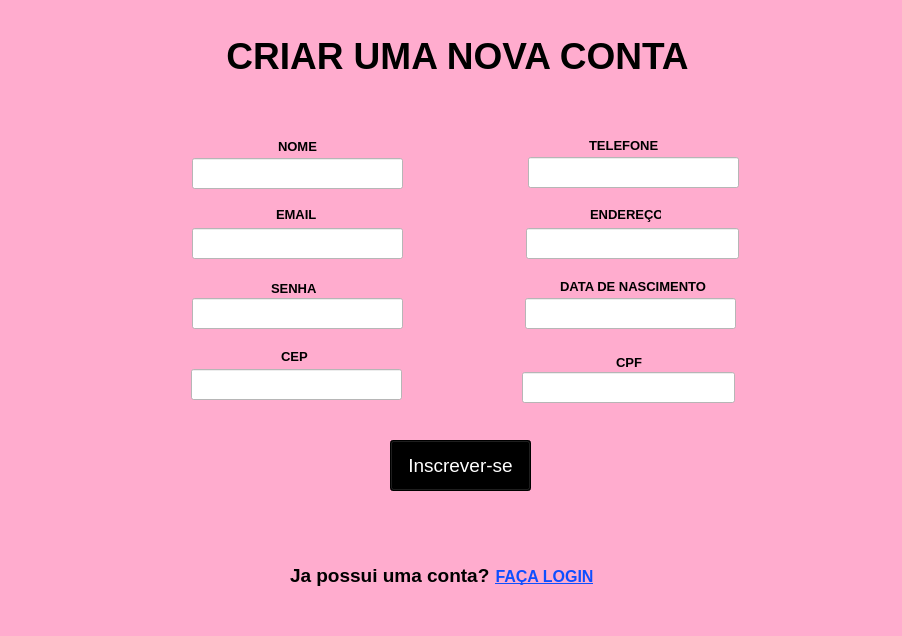
<?xml version="1.0" encoding="UTF-8"?>
<ui version="4.0">
 <class>Form</class>
 <widget class="QWidget" name="Form">
  <property name="geometry">
   <rect>
    <x>0</x>
    <y>0</y>
    <width>902</width>
    <height>636</height>
   </rect>
  </property>
  <property name="windowTitle">
   <string>CADASTRO</string>
  </property>
  <property name="windowIcon">
   <iconset>
    <normaloff>iMAGENs/2-removebg-preview.png</normaloff>iMAGENs/2-removebg-preview.png</iconset>
  </property>
  <property name="styleSheet">
   <string notr="true">background-color: rgb(255, 172, 206);</string>
  </property>
  <widget class="QLabel" name="label_5">
   <property name="geometry">
    <rect>
     <x>276</x>
     <y>208</y>
     <width>47</width>
     <height>13</height>
    </rect>
   </property>
   <property name="font">
    <font>
     <family>Arial</family>
     <pointsize>10</pointsize>
     <weight>75</weight>
     <bold>true</bold>
    </font>
   </property>
   <property name="text">
    <string>EMAIL</string>
   </property>
  </widget>
  <widget class="QLineEdit" name="cpf">
   <property name="geometry">
    <rect>
     <x>522</x>
     <y>372</y>
     <width>213</width>
     <height>31</height>
    </rect>
   </property>
   <property name="styleSheet">
    <string notr="true">background-color: rgb(255, 255, 255);</string>
   </property>
   <property name="alignment">
    <set>Qt::AlignCenter</set>
   </property>
  </widget>
  <widget class="QLabel" name="label_8">
   <property name="geometry">
    <rect>
     <x>281</x>
     <y>350</y>
     <width>47</width>
     <height>13</height>
    </rect>
   </property>
   <property name="font">
    <font>
     <family>Arial</family>
     <pointsize>10</pointsize>
     <weight>75</weight>
     <bold>true</bold>
    </font>
   </property>
   <property name="text">
    <string>CEP</string>
   </property>
  </widget>
  <widget class="QLineEdit" name="nasc">
   <property name="geometry">
    <rect>
     <x>525</x>
     <y>298</y>
     <width>211</width>
     <height>31</height>
    </rect>
   </property>
   <property name="styleSheet">
    <string notr="true">background-color: rgb(255, 255, 255);</string>
   </property>
   <property name="alignment">
    <set>Qt::AlignCenter</set>
   </property>
  </widget>
  <widget class="QLabel" name="label_7">
   <property name="geometry">
    <rect>
     <x>616</x>
     <y>356</y>
     <width>47</width>
     <height>13</height>
    </rect>
   </property>
   <property name="font">
    <font>
     <family>Arial</family>
     <pointsize>10</pointsize>
     <weight>75</weight>
     <bold>true</bold>
    </font>
   </property>
   <property name="text">
    <string>CPF</string>
   </property>
  </widget>
  <widget class="QLineEdit" name="telefone">
   <property name="geometry">
    <rect>
     <x>528</x>
     <y>157</y>
     <width>211</width>
     <height>31</height>
    </rect>
   </property>
   <property name="styleSheet">
    <string notr="true">background-color: rgb(255, 255, 255);</string>
   </property>
   <property name="alignment">
    <set>Qt::AlignCenter</set>
   </property>
  </widget>
  <widget class="QLabel" name="label_2">
   <property name="geometry">
    <rect>
     <x>50</x>
     <y>470</y>
     <width>161</width>
     <height>151</height>
    </rect>
   </property>
   <property name="text">
    <string/>
   </property>
   <property name="pixmap">
    <pixmap>iMAGENs/2-removebg-preview.png</pixmap>
   </property>
   <property name="scaledContents">
    <bool>true</bool>
   </property>
  </widget>
  <widget class="QLabel" name="label_9">
   <property name="geometry">
    <rect>
     <x>560</x>
     <y>278</y>
     <width>171</width>
     <height>16</height>
    </rect>
   </property>
   <property name="font">
    <font>
     <family>Arial</family>
     <pointsize>10</pointsize>
     <weight>75</weight>
     <bold>true</bold>
    </font>
   </property>
   <property name="text">
    <string>DATA DE NASCIMENTO</string>
   </property>
  </widget>
  <widget class="QPushButton" name="inscrevase">
   <property name="geometry">
    <rect>
     <x>390</x>
     <y>440</y>
     <width>141</width>
     <height>51</height>
    </rect>
   </property>
   <property name="font">
    <font>
     <pointsize>14</pointsize>
    </font>
   </property>
   <property name="whatsThis">
    <string>&lt;html&gt;&lt;head/&gt;&lt;body&gt;&lt;p&gt;BUTAO&lt;/p&gt;&lt;/body&gt;&lt;/html&gt;</string>
   </property>
   <property name="styleSheet">
    <string notr="true">background-color: rgb(0, 0, 0);
color: rgb(255, 255, 255);</string>
   </property>
   <property name="text">
    <string>Inscrever-se</string>
   </property>
  </widget>
  <widget class="QLabel" name="label_4">
   <property name="geometry">
    <rect>
     <x>278</x>
     <y>140</y>
     <width>47</width>
     <height>13</height>
    </rect>
   </property>
   <property name="font">
    <font>
     <family>Arial</family>
     <pointsize>10</pointsize>
     <weight>75</weight>
     <bold>true</bold>
    </font>
   </property>
   <property name="text">
    <string>NOME</string>
   </property>
  </widget>
  <widget class="QLineEdit" name="email">
   <property name="geometry">
    <rect>
     <x>192</x>
     <y>228</y>
     <width>211</width>
     <height>31</height>
    </rect>
   </property>
   <property name="styleSheet">
    <string notr="true">background-color: rgb(255, 255, 255);</string>
   </property>
   <property name="alignment">
    <set>Qt::AlignCenter</set>
   </property>
  </widget>
  <widget class="QLabel" name="label_6">
   <property name="geometry">
    <rect>
     <x>271</x>
     <y>278</y>
     <width>51</width>
     <height>20</height>
    </rect>
   </property>
   <property name="font">
    <font>
     <family>Arial</family>
     <pointsize>10</pointsize>
     <weight>75</weight>
     <bold>true</bold>
    </font>
   </property>
   <property name="text">
    <string>SENHA</string>
   </property>
  </widget>
  <widget class="QLabel" name="label_3">
   <property name="geometry">
    <rect>
     <x>202</x>
     <y>10</y>
     <width>511</width>
     <height>91</height>
    </rect>
   </property>
   <property name="font">
    <font>
     <pointsize>28</pointsize>
     <weight>75</weight>
     <bold>true</bold>
    </font>
   </property>
   <property name="text">
    <string>CRIAR UMA NOVA CONTA</string>
   </property>
   <property name="alignment">
    <set>Qt::AlignCenter</set>
   </property>
  </widget>
  <widget class="QLineEdit" name="cep">
   <property name="geometry">
    <rect>
     <x>191</x>
     <y>369</y>
     <width>211</width>
     <height>31</height>
    </rect>
   </property>
   <property name="styleSheet">
    <string notr="true">background-color: rgb(255, 255, 255);</string>
   </property>
   <property name="alignment">
    <set>Qt::AlignCenter</set>
   </property>
  </widget>
  <widget class="QLabel" name="label_13">
   <property name="geometry">
    <rect>
     <x>642</x>
     <y>458</y>
     <width>221</width>
     <height>161</height>
    </rect>
   </property>
   <property name="text">
    <string/>
   </property>
   <property name="pixmap">
    <pixmap>iMAGENs/LOGO-removebg-preview.png</pixmap>
   </property>
   <property name="scaledContents">
    <bool>true</bool>
   </property>
  </widget>
  <widget class="QLabel" name="label_10">
   <property name="geometry">
    <rect>
     <x>590</x>
     <y>204</y>
     <width>71</width>
     <height>20</height>
    </rect>
   </property>
   <property name="font">
    <font>
     <family>Arial</family>
     <pointsize>10</pointsize>
     <weight>75</weight>
     <bold>true</bold>
    </font>
   </property>
   <property name="text">
    <string>ENDEREÇO</string>
   </property>
  </widget>
  <widget class="QLineEdit" name="nome">
   <property name="geometry">
    <rect>
     <x>192</x>
     <y>158</y>
     <width>211</width>
     <height>31</height>
    </rect>
   </property>
   <property name="styleSheet">
    <string notr="true">background-color: rgb(255, 255, 255);</string>
   </property>
   <property name="alignment">
    <set>Qt::AlignCenter</set>
   </property>
  </widget>
  <widget class="QLineEdit" name="endereco">
   <property name="geometry">
    <rect>
     <x>526</x>
     <y>228</y>
     <width>213</width>
     <height>31</height>
    </rect>
   </property>
   <property name="styleSheet">
    <string notr="true">background-color: rgb(255, 255, 255);</string>
   </property>
   <property name="alignment">
    <set>Qt::AlignCenter</set>
   </property>
  </widget>
  <widget class="QLineEdit" name="senha">
   <property name="geometry">
    <rect>
     <x>192</x>
     <y>298</y>
     <width>211</width>
     <height>31</height>
    </rect>
   </property>
   <property name="styleSheet">
    <string notr="true">background-color: rgb(255, 255, 255);</string>
   </property>
   <property name="alignment">
    <set>Qt::AlignCenter</set>
   </property>
  </widget>
  <widget class="QLabel" name="label_11">
   <property name="geometry">
    <rect>
     <x>589</x>
     <y>135</y>
     <width>81</width>
     <height>20</height>
    </rect>
   </property>
   <property name="font">
    <font>
     <family>Arial</family>
     <pointsize>10</pointsize>
     <weight>75</weight>
     <bold>true</bold>
    </font>
   </property>
   <property name="text">
    <string>TELEFONE</string>
   </property>
  </widget>
  <widget class="QLabel" name="label">
   <property name="geometry">
    <rect>
     <x>290</x>
     <y>560</y>
     <width>211</width>
     <height>31</height>
    </rect>
   </property>
   <property name="font">
    <font>
     <family>Arial</family>
     <pointsize>14</pointsize>
     <weight>75</weight>
     <bold>true</bold>
    </font>
   </property>
   <property name="text">
    <string>Ja possui uma conta?</string>
   </property>
  </widget>
  <widget class="QPushButton" name="click">
   <property name="geometry">
    <rect>
     <x>494</x>
     <y>566</y>
     <width>101</width>
     <height>21</height>
    </rect>
   </property>
   <property name="font">
    <font>
     <family>Arial</family>
     <pointsize>12</pointsize>
     <weight>75</weight>
     <bold>true</bold>
     <underline>true</underline>
    </font>
   </property>
   <property name="styleSheet">
    <string notr="true">color: rgb(14, 78, 255);</string>
   </property>
   <property name="text">
    <string>FAÇA LOGIN</string>
   </property>
   <property name="autoDefault">
    <bool>true</bool>
   </property>
   <property name="default">
    <bool>false</bool>
   </property>
   <property name="flat">
    <bool>true</bool>
   </property>
  </widget>
 </widget>
 <resources/>
 <connections/>
</ui>
